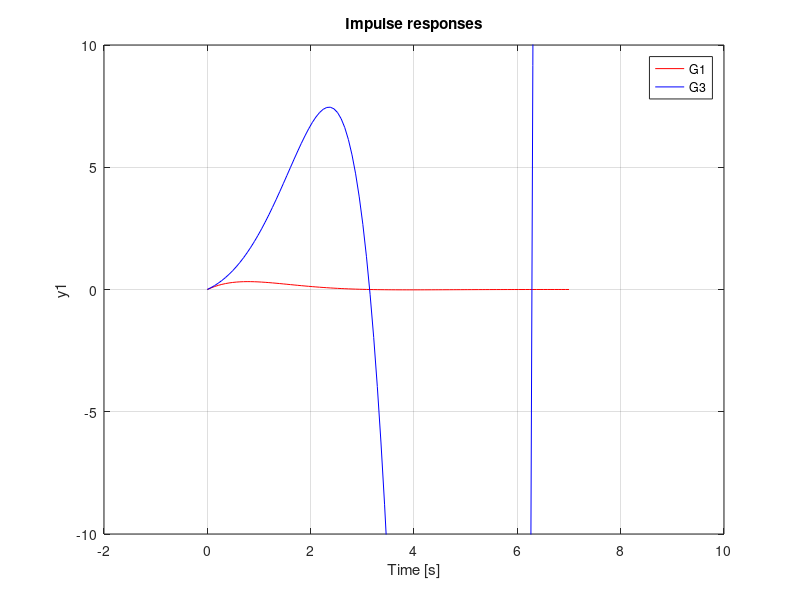
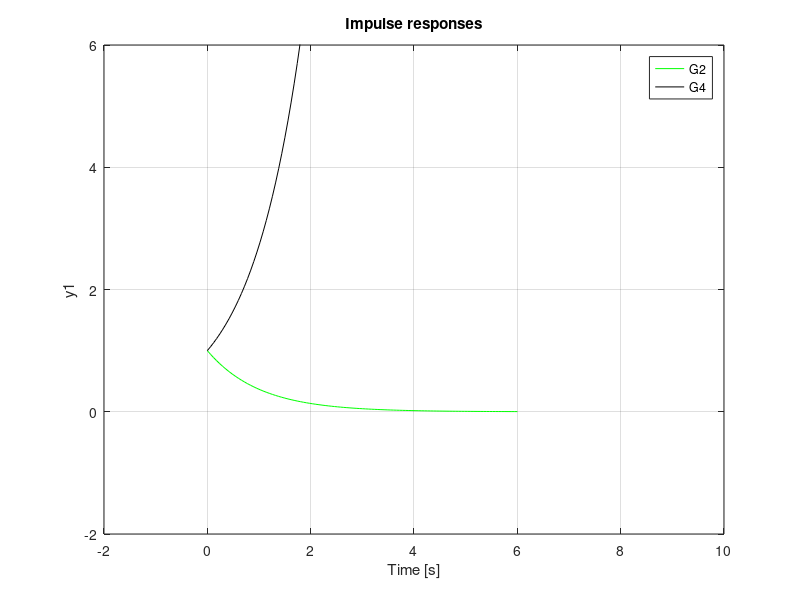
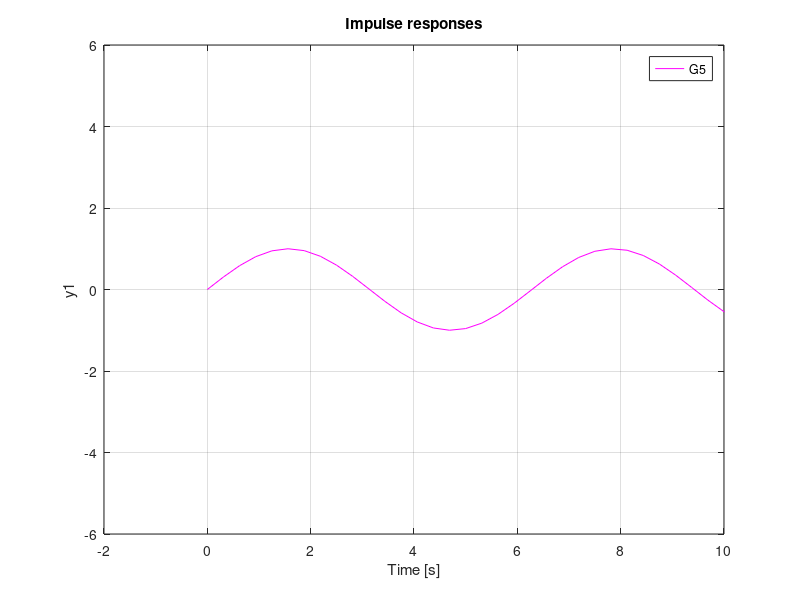
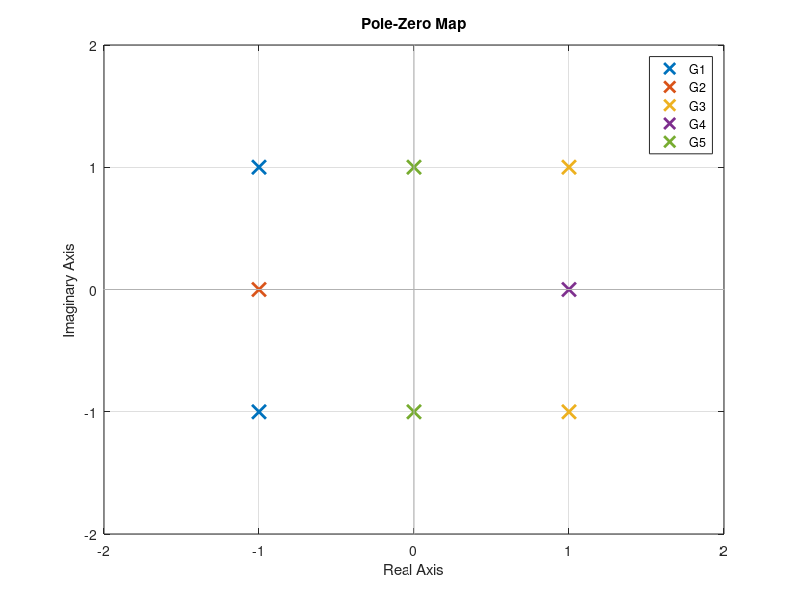

Write the MATLAB code that produced these figures, in order.
% Control Theory
% 14/05/2020
% Nico Antonelli

% --- Solutions: Cualitative Nature ---


% G1 Definition
num = [1];
den = [1, 2, 2];
G1 = tf(num, den);
% Poles: [-1-i, -1+i]
% Stability: Stable

% G2 Definition
num = [1];
den = [1, 1];
G2 = tf(num, den);
% Poles: [-1]
% Stability: Stable

% G3 Definition
num = [1];
den = [1, -2, 2];
G3 = tf(num, den);
% Poles: [1-i, 1+i]
% Stability: Unstable

% G4 Definition
num = [1];
den = [1, -1];
G4 = tf(num, den);
% Poles: [1]
% Stability: Unstable

% G5 Definition
num = [1];
den = [1, 0, 1];
G5 = tf(num, den);
% Poles: [-i, i]
% Stability: Critically Stable

% G1 & G3 Comparison
impulse(G1, '-r', G3, '-b');
xlim([-2, 10]);
ylim([-10, 10]);
title('Impulse responses');
legend('G1', 'G3')

% G2 & G4 Comparison
figure(2);
impulse(G2, '-g', G4, '-k');
xlim([-2, 10]);
ylim([-2, 6]);
title('Impulse responses');
legend('G2', 'G4')

% G5: Critically Stable
figure(3);
impulse(G5, '-m');
xlim([-2, 10]);
ylim([-6, 6]);
title('Impulse responses');
legend('G5')

% Pole-Zero map of all functions
figure(4);
pzmap(G1, G2, G3, G4, G5);
xlim([-2, 2]);
ylim([-2, 2]);
legend('G1', 'G2', 'G3', 'G4', 'G5')
